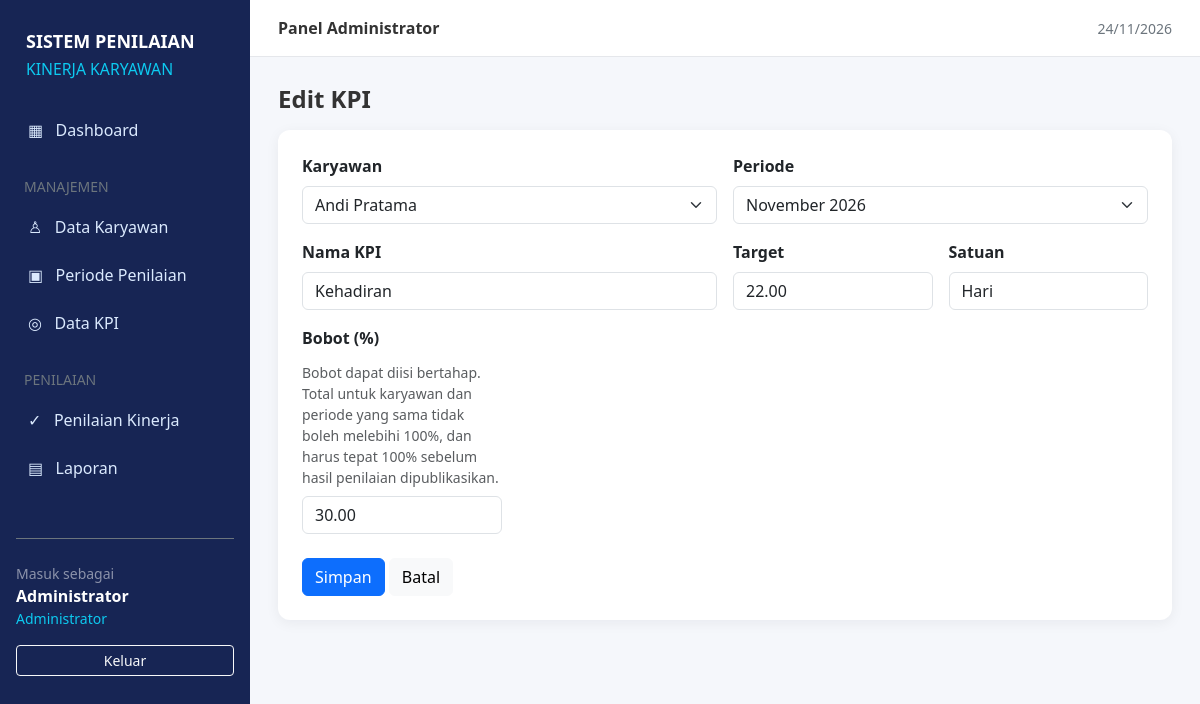
Page /index.php?page=kpi-form&id=2 (signed in) on the committed database.
### tables this page shows
CREATE TABLE IF NOT EXISTS kpis (
  id BIGINT UNSIGNED AUTO_INCREMENT PRIMARY KEY,
  employee_id BIGINT UNSIGNED NOT NULL,
  period_id BIGINT UNSIGNED NOT NULL,
  name VARCHAR(255) NOT NULL,
  target DECIMAL(12,2) NOT NULL,
  unit VARCHAR(50) NOT NULL,
  weight DECIMAL(5,2) NOT NULL,
  created_at TIMESTAMP NULL DEFAULT CURRENT_TIMESTAMP,
  updated_at TIMESTAMP NULL DEFAULT CURRENT_TIMESTAMP ON UPDATE CURRENT_TIMESTAMP,
  INDEX idx_kpis_employee_period (employee_id,period_id),
  CONSTRAINT fk_kpis_employee FOREIGN KEY (employee_id) REFERENCES users(id) ON DELETE RESTRICT,
  CONSTRAINT fk_kpis_period FOREIGN KEY (period_id) REFERENCES periods(id) ON DELETE RESTRICT
);

CREATE TABLE IF NOT EXISTS users (
  id BIGINT UNSIGNED AUTO_INCREMENT PRIMARY KEY,
  name VARCHAR(255) NOT NULL,
  email VARCHAR(255) NOT NULL UNIQUE,
  email_verified_at TIMESTAMP NULL,
  password VARCHAR(255) NOT NULL,
  role VARCHAR(20) NOT NULL DEFAULT 'employee',
  employee_number VARCHAR(50) NULL UNIQUE,
  position VARCHAR(100) NULL,
  department VARCHAR(100) NULL,
  phone VARCHAR(30) NULL,
  status VARCHAR(20) NOT NULL DEFAULT 'active',
  remember_token VARCHAR(100) NULL,
  created_at TIMESTAMP NULL DEFAULT CURRENT_TIMESTAMP,
  updated_at TIMESTAMP NULL DEFAULT CURRENT_TIMESTAMP ON UPDATE CURRENT_TIMESTAMP,
  INDEX idx_users_role (role)
);

CREATE TABLE IF NOT EXISTS periods (
  id BIGINT UNSIGNED AUTO_INCREMENT PRIMARY KEY,
  month TINYINT UNSIGNED NOT NULL,
  year SMALLINT UNSIGNED NOT NULL,
  status VARCHAR(20) NOT NULL DEFAULT 'open',
  created_at TIMESTAMP NULL DEFAULT CURRENT_TIMESTAMP,
  updated_at TIMESTAMP NULL DEFAULT CURRENT_TIMESTAMP ON UPDATE CURRENT_TIMESTAMP,
  UNIQUE KEY unique_period (month,year)
);

### models/helpers.php (called while the page is built, shortened)
<?php
function e($value): string
{
    return htmlspecialchars((string)($value ?? ''), ENT_QUOTES, 'UTF-8');
}
function bindQueryParams(mysqli_stmt $stmt, array $params): void
{
    $types = '';
    foreach ($params as $value) {
        $types .= is_int($value) ? 'i' : (is_float($value) ? 'd' : 's');
    }
    $values = [];
    foreach ($params as $index => $value) {
        $values[$index] = $params[$index];
    }
    $arguments = [$types];
    foreach ($values as $index => &$value) {
        $arguments[] = &$value;
    }
    call_user_func_array([$stmt, 'bind_param'], $arguments);
}
function queryAll(string $sql, array $params = []): array
{
    global $koneksi;
    if ($params) {
        $stmt = $koneksi->prepare($sql);
        bindQueryParams($stmt, $params);
        $stmt->execute();
        $result = $stmt->get_result();
        $rows = $result->fetch_all(MYSQLI_ASSOC);
        return $rows;
    }
    $result = $koneksi->query($sql);
    return $result->fetch_all(MYSQLI_ASSOC);
}
function queryOne(string $sql, array $params = []): ?array
{
    $rows = queryAll($sql, $params);
    return $rows[0] ?? null;
}
function url(string $page = 'dashboard', array $params = []): string
{
    return 'index.php?' . http_build_query(array_merge(['page' => $page], $params));
}
function monthName(int $month): string
{
    return [1 => 'Januari', 2 => 'Februari', 3 => 'Maret', 4 => 'April', 5 => 'Mei', 6 => 'Juni', 7 => 'Juli', 8 => 'Agustus', 9 => 'September', 10 => 'Oktober', 11 => 'November', 12 => 'Desember'][$month] ?? '-';
}

### views/admin/kpi-form.php (the view, shortened to what this page needs)
<?php $r = $data['row']; ?><h4 class="fw-bold mb-3"><?= $r ? 'Edit' : 'Tambah' ?> KPI</h4>
<div class="card p-4">
    <form method="post"><input type="hidden" name="_csrf" value="<?= csrf() ?>"><input type="hidden" name="action"
        <div class="row g-3">
            <div class="col-md-6"><label class="form-label">Karyawan</label><select class="form-select"
                    name="employee_id" required><?php foreach ($data['employees'] as $u): ?><option
                        value="<?= $u['id'] ?>"
                        <?= (int)($r['employee_id'] ?? 0) === (int)$u['id'] ? 'selected' : '' ?>>
                        <?= e($u['name']) ?></option><?php endforeach; ?></select></div>
            <div class="col-md-6"><label class="form-label">Periode</label><select class="form-select" name="period_id"
                    required><?php foreach ($data['periods'] as $p): ?><option value="<?= $p['id'] ?>"
                        <?= (int)($r['period_id'] ?? 0) === (int)$p['id'] ? 'selected' : '' ?>>
                        <?= monthName((int)$p['month']) . ' ' . $p['year'] ?></option><?php endforeach; ?></select>
            </div>
            <div class="col-md-6"><label class="form-label">Nama KPI</label><input class="form-control" name="name"
                    value="<?= e($r['name'] ?? '') ?>" required></div>
            <div class="col-md-3"><label class="form-label">Target</label><input type="number" step="0.01" min="0"
                    class="form-control" name="target" value="<?= e($r['target'] ?? '') ?>" required></div>
            <div class="col-md-3"><label class="form-label">Satuan</label><input class="form-control" name="unit"
                    value="<?= e($r['unit'] ?? '') ?>" required></div>
            <div class="col-md-3"><label class="form-label">Bobot (%)</label>
                <div class="form-text mb-2">Bobot dapat diisi bertahap. Total untuk karyawan dan periode yang sama tidak
                    boleh melebihi 100%, dan harus tepat 100% sebelum hasil penilaian dipublikasikan.</div><input
                    type="number" step="0.01" min="0.01" max="100" class="form-control" name="weight"
                    value="<?= e($r['weight'] ?? '') ?>" required>
            </div>
        </div>
        <div class="mt-4"><button class="btn btn-primary">Simpan</button> <a class="btn btn-light"
                href="<?= url('kpis') ?>">Batal</a></div>
    </form>
</div>

### public/css/custom.css (style rules this page uses)
* { margin: 0; padding: 0; box-sizing: border-box; }
body { font-family: 'Segoe UI', sans-serif; background-color: #f5f7fb; color: #333; }

### views/layouts/header.php (style rules this page uses)
.card { border: 0; box-shadow: 0 3px 14px rgba(15, 23, 42, .06); border-radius: 12px }
.form-label { font-weight: 600 }

### rows in the picture
kpis: employee_id "Andi Pratama", period_id "November 2026", name "Kehadiran", target "22.00", unit "Hari", weight "30.00"

### other values in the picture
$user['name'] "Administrator"
